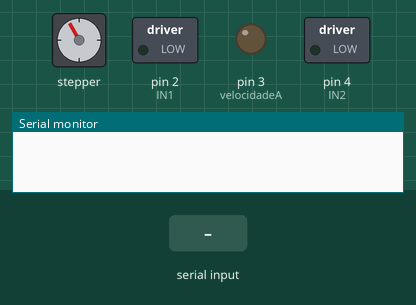
Bench run of a sketch on a simulated Arduino Uno, built with avr-gcc and run on an emulated ATmega328P. On the bench: stepper motor, switched loads named in the sketch (green lamp = pin HIGH), output pins drawn as LEDs (lit = HIGH), the last lines printed to the serial monitor. Inputs (shaded band) come from the test bench. Stepper angles assume 500 steps per turn.

Above: at 1.2 s.
1.3 s: "1" received over the second serial link
At 1.66 s:
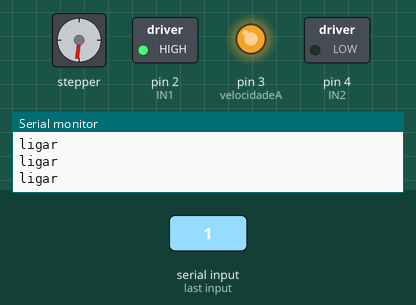
4.3 s: "2" received over the second serial link
At 4.69 s:
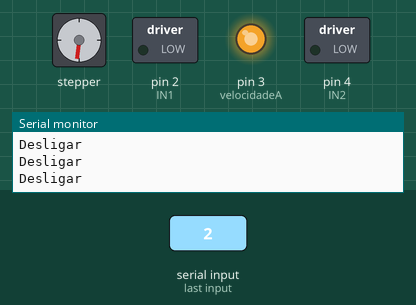
7.3 s: "3" received over the second serial link
At 7.72 s:
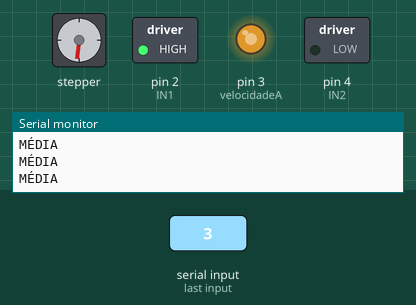
10.3 s: "4" received over the second serial link
At 10.45 s:
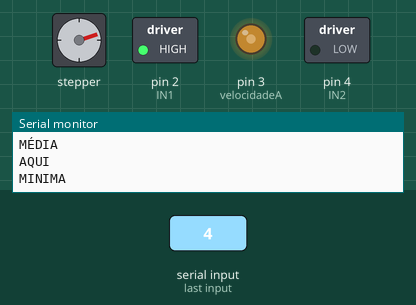
13.3 s: "2" received over the second serial link
At 13.48 s:
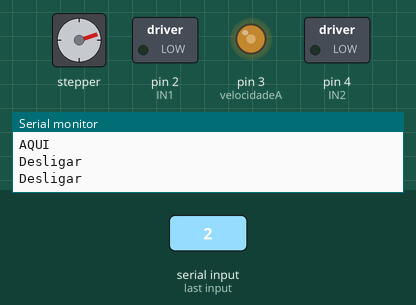
16.3 s: "4" received over the second serial link
At 16.81 s:
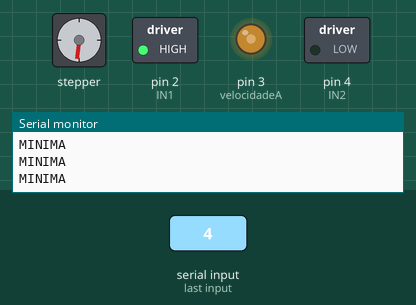
Timing chart, 0 to 20.3 s (numbered marks = the images above; inputs shaded):
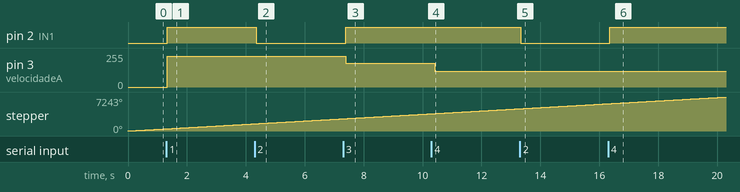

Measured:
- after the input at 1.3 s, pin 2 (IN1): LOW → HIGH at once; pin 3 (velocidadeA): 0/255 → 230/255 at once
- after the input at 4.3 s, pin 2 (IN1): HIGH → LOW after 0.06 s
- after the input at 7.3 s, pin 2 (IN1): LOW → HIGH after 0.09 s; pin 3 (velocidadeA): 230/255 → 180/255 after 0.09 s
- after the input at 10.3 s, pin 3 (velocidadeA): 180/255 → 120/255 after 0.12 s
- after the input at 13.3 s, pin 2 (IN1): HIGH → LOW at once
- after the input at 16.3 s, pin 2 (IN1): LOW → HIGH after 0.06 s

The sketch:

Codigo_Arduino.ino
```cpp
#include <SoftwareSerial.h> //INCLUSÃO DE BIBLIOTECA

const int pinoRX = 13; //PINO DIGITAL 2 (RX)
const int pinoTX = 12; //PINO DIGITAL 3 (TX)
int dadoBluetooth = 0;

SoftwareSerial bluetooth(pinoRX, pinoTX); //PINOS QUE EMULAM A SERIAL, ONDE
//O PINO 13 É O RX E O PINO 12 É O TX

//motor_A
int IN1 = 2 ;
int IN2 = 4 ;
int velocidadeA = 3;
int velocidade = 0;
//Inicializa Pinos
#include <Stepper.h>

const int stepsPerRevolution = 500;

//Inicializa a biblioteca utilizando as portas de 8 a 11 para
//ligacao ao motor
Stepper myStepper(stepsPerRevolution, 8,10,9,11);

void setup(){
  Serial.begin(9600); //INICIALIZA A SERIAL
  bluetooth.begin(9600); //INICIALIZA A SERIAL DO BLUETOOTH
  pinMode(IN1,OUTPUT);
  pinMode(IN2,OUTPUT);
  pinMode(velocidadeA,OUTPUT);
  myStepper.setSpeed(60);

}
void loop(){

 //MOTOR DE PASSOS
 myStepper.setSpeed(60);
 myStepper.step(60);


 if(bluetooth.available()){ //SE O BLUETOOTH ESTIVER HABILITADO, FAZ

         dadoBluetooth = bluetooth.read();
       Serial.println("AQUI");
 } //VARIÁVEL RECEBE O VALOR ENVIADO PELO BLUETOOTH


if (dadoBluetooth == '1'){
  //VELOCIDADE MÁXIMA
  Serial.println("ligar");
  digitalWrite(IN1,HIGH);
  digitalWrite(IN2,LOW);
  analogWrite(velocidadeA,230);
 }

    if (dadoBluetooth == '2'){
  //DELIGADO
  Serial.println("Desligar");
  digitalWrite(IN1,LOW);
  digitalWrite(IN2,LOW);
  }

  if (dadoBluetooth == '3'){
  //VELOCIDADE MÉDIA
  Serial.println("MÉDIA");
  digitalWrite(IN1,HIGH);
  digitalWrite(IN2,LOW);
  analogWrite(velocidadeA,180);

  }

  if (dadoBluetooth == '4'){
   //VELOCIDADE MINIMA
  Serial.println("MINIMA");
  digitalWrite(IN1,HIGH);
  digitalWrite(IN2,LOW);
  analogWrite(velocidadeA,120);
  }
}
```
